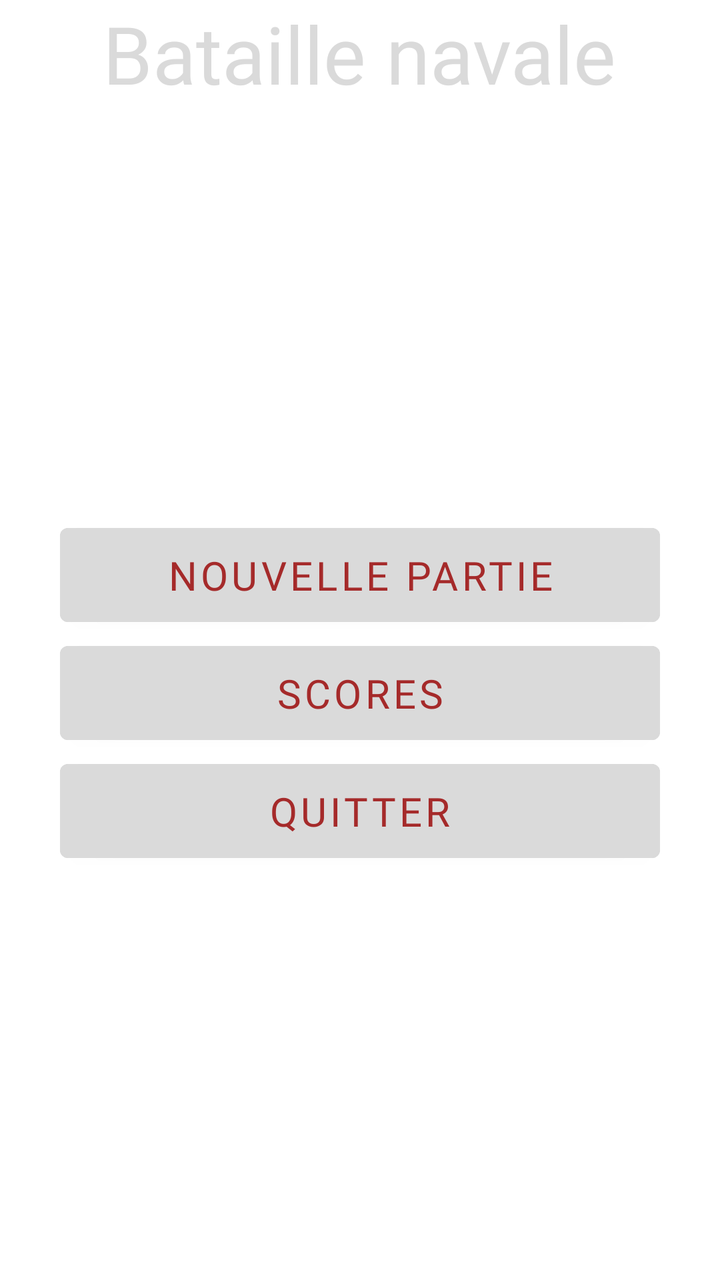
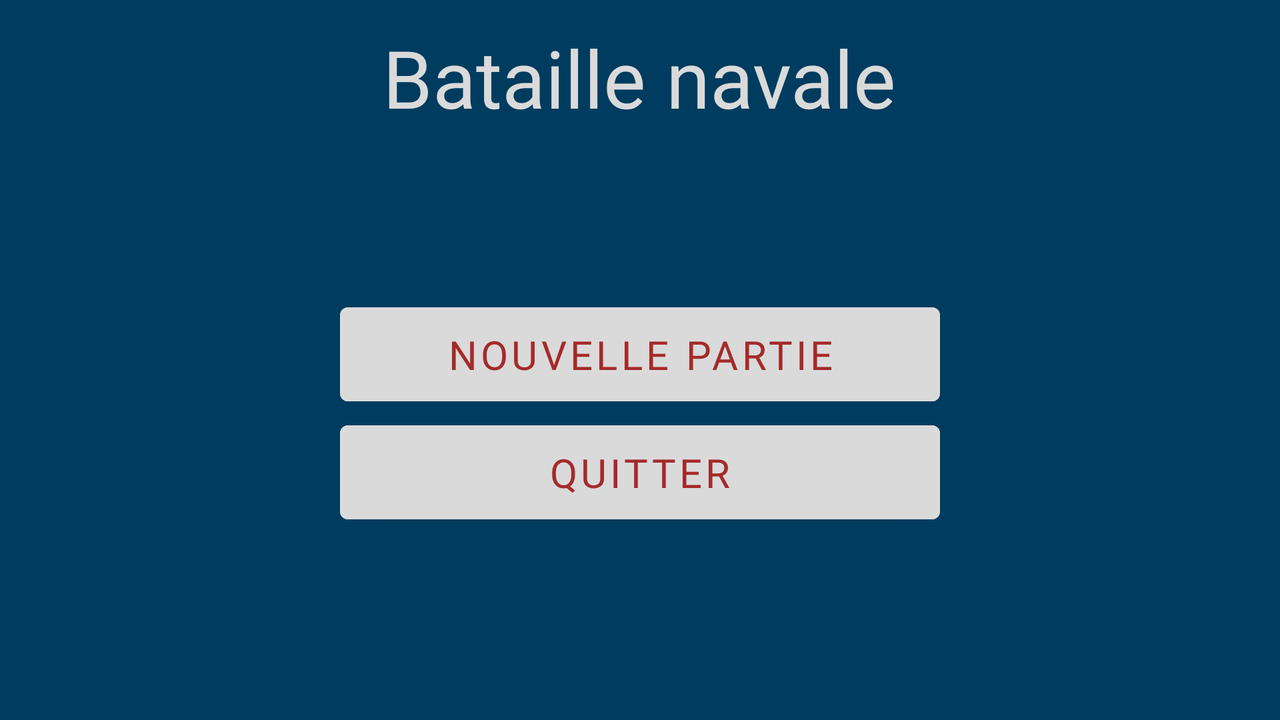

One screen, two layout resources from the same app: the default and the repository's alternative for another configuration. Each is rendered where Android would select it; the XML of both is given below.
<!-- AndroidManifest.xml: application theme Theme.Bataille_navale -->
<!-- res/layout/activity_main.xml -->
<?xml version="1.0" encoding="utf-8"?>
<LinearLayout xmlns:android="http://schemas.android.com/apk/res/android"
    xmlns:tools="http://schemas.android.com/tools"
    android:layout_width="match_parent"
    android:layout_height="match_parent"
    android:orientation="vertical"
    android:background="@drawable/fond"
    tools:context=".MainActivity">

    <TextView
        android:id="@+id/title"
        android:layout_width="wrap_content"
        android:layout_height="wrap_content"
        android:text="@string/title"
        android:fontFamily="@font/wargate_normal"
        android:textSize="40sp"
        android:layout_gravity="center_horizontal"
        android:textColor="@color/light_grey"/>

    <LinearLayout
        android:layout_width="fill_parent"
        android:layout_height="fill_parent"
        android:orientation="vertical"
        android:gravity="center_vertical">

        <Button
            android:layout_width="300dp"
            android:layout_height="wrap_content"
            android:padding="10dp"
            android:text="@string/newGame"
            android:fontFamily="@font/wargate_normal"
            android:textSize="20sp"
            android:layout_gravity="center_horizontal"
            android:backgroundTint="@color/light_grey"
            android:textColor="@color/red_brown"
            android:onClick="clickNewGame"/>

        <Button
            android:layout_width="300dp"
            android:layout_height="wrap_content"
            android:padding="10dp"
            android:text="@string/score"
            android:fontFamily="@font/wargate_normal"
            android:textSize="20sp"
            android:layout_gravity="center_horizontal"
            android:backgroundTint="@color/light_grey"
            android:textColor="@color/red_brown"
            android:onClick="clickScore"/>

        <Button
            android:layout_width="300dp"
            android:layout_height="wrap_content"
            android:padding="10dp"
            android:text="@string/exit"
            android:fontFamily="@font/wargate_normal"
            android:textSize="20sp"
            android:layout_gravity="center_horizontal"
            android:backgroundTint="@color/light_grey"
            android:textColor="@color/red_brown"
            android:onClick="clickExit"/>

    </LinearLayout>
</LinearLayout>
<!-- resources referenced by this layout -->
<resources>
  <color name="light_grey">#DADADA</color>
  <color name="red_brown">#A52A2A</color>
  <string name="exit">Quitter</string>
  <string name="newGame">Nouvelle partie</string>
  <string name="score">Scores</string>
  <string name="title">Bataille navale</string>
  <style name="Theme.Bataille_navale" parent="Theme.MaterialComponents.DayNight.DarkActionBar">
          
          <item name="colorPrimary">@color/purple_500</item>
          <item name="colorPrimaryVariant">@color/purple_700</item>
          <item name="colorOnPrimary">@color/white</item>
          
          <item name="colorSecondary">@color/teal_200</item>
          <item name="colorSecondaryVariant">@color/teal_700</item>
          <item name="colorOnSecondary">@color/black</item>
          
          <item name="android:statusBarColor" tools:targetApi="l">?attr/colorPrimaryVariant</item>
          
      </style>
  <color name="purple_500">#FF6200EE</color>
  <color name="purple_700">#FF3700B3</color>
  <color name="white">#FFFFFFFF</color>
  <color name="teal_200">#FF03DAC5</color>
  <color name="teal_700">#FF018786</color>
  <color name="black">#FF000000</color>
</resources>
<!-- res/layout-land/activity_main.xml (the repository's variant of the layout above) -->
<!-- drawn on the phone turned sideways -->
<?xml version="1.0" encoding="utf-8"?>
<LinearLayout xmlns:android="http://schemas.android.com/apk/res/android"
    xmlns:tools="http://schemas.android.com/tools"
    android:layout_width="match_parent"
    android:layout_height="match_parent"
    android:orientation="vertical"
    android:background="@color/deep_ocean_blue"
    tools:context=".MainActivity">

    <LinearLayout
        android:layout_width="match_parent"
        android:layout_height="match_parent"
        android:orientation="vertical"
        android:padding="12dp"
        android:background="@drawable/land"
        tools:context=".MainActivity">

        <TextView
            android:id="@+id/title"
            android:layout_width="wrap_content"
            android:layout_height="wrap_content"
            android:text="@string/title"
            android:fontFamily="@font/wargate_normal"
            android:textSize="40sp"
            android:layout_gravity="center_horizontal"
            android:textColor="@color/light_grey"/>

        <RelativeLayout
            android:layout_width="fill_parent"
            android:layout_height="fill_parent">

            <LinearLayout
                android:layout_width="wrap_content"
                android:layout_height="wrap_content"
                android:orientation="vertical"
                android:layout_centerHorizontal="true"
                android:layout_centerVertical="true">

                <Button
                    android:layout_width="300dp"
                    android:layout_height="wrap_content"
                    android:padding="10dp"
                    android:text="Nouvelle partie"
                    android:fontFamily="@font/wargate_normal"
                    android:textSize="20sp"
                    android:layout_gravity="center_horizontal"
                    android:backgroundTint="@color/light_grey"
                    android:textColor="@color/red_brown"
                    android:onClick="clickNewGame"/>

                <Button
                    android:layout_width="300dp"
                    android:layout_height="wrap_content"
                    android:padding="10dp"
                    android:text="Quitter"
                    android:fontFamily="@font/wargate_normal"
                    android:textSize="20sp"
                    android:layout_gravity="center_horizontal"
                    android:backgroundTint="@color/light_grey"
                    android:textColor="@color/red_brown"
                    android:onClick="clickExit"/>

            </LinearLayout>
        </RelativeLayout>
    </LinearLayout>
</LinearLayout>
<!-- resources referenced by the variant -->
<!-- as the phone turned sideways resolves them -->
<resources>
  <color name="deep_ocean_blue">#003C5F</color>
  <color name="light_grey">#DADADA</color>
  <color name="red_brown">#A52A2A</color>
  <string name="title">Bataille navale</string>
  <style name="Theme.Bataille_navale" parent="Theme.MaterialComponents.DayNight.DarkActionBar">
          
          <item name="colorPrimary">@color/purple_500</item>
          <item name="colorPrimaryVariant">@color/purple_700</item>
          <item name="colorOnPrimary">@color/white</item>
          
          <item name="colorSecondary">@color/teal_200</item>
          <item name="colorSecondaryVariant">@color/teal_700</item>
          <item name="colorOnSecondary">@color/black</item>
          
          <item name="android:statusBarColor" tools:targetApi="l">?attr/colorPrimaryVariant</item>
          
      </style>
  <color name="purple_500">#FF6200EE</color>
  <color name="purple_700">#FF3700B3</color>
  <color name="white">#FFFFFFFF</color>
  <color name="teal_200">#FF03DAC5</color>
  <color name="teal_700">#FF018786</color>
  <color name="black">#FF000000</color>
</resources>
